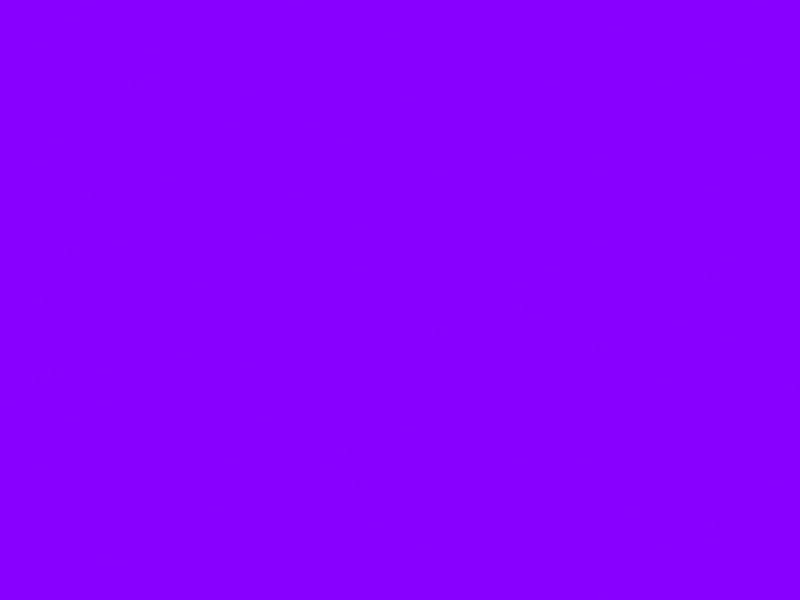
Frame 1 (no input)
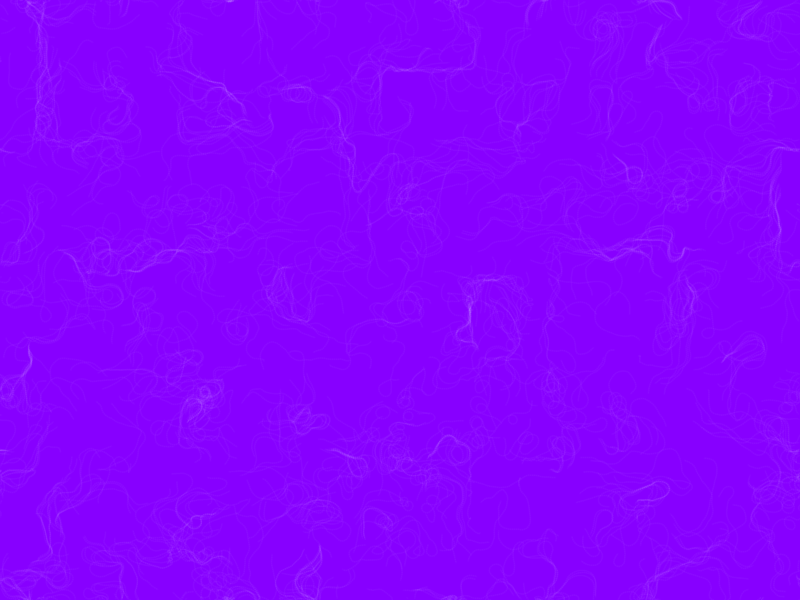
Frame 60 (no input)
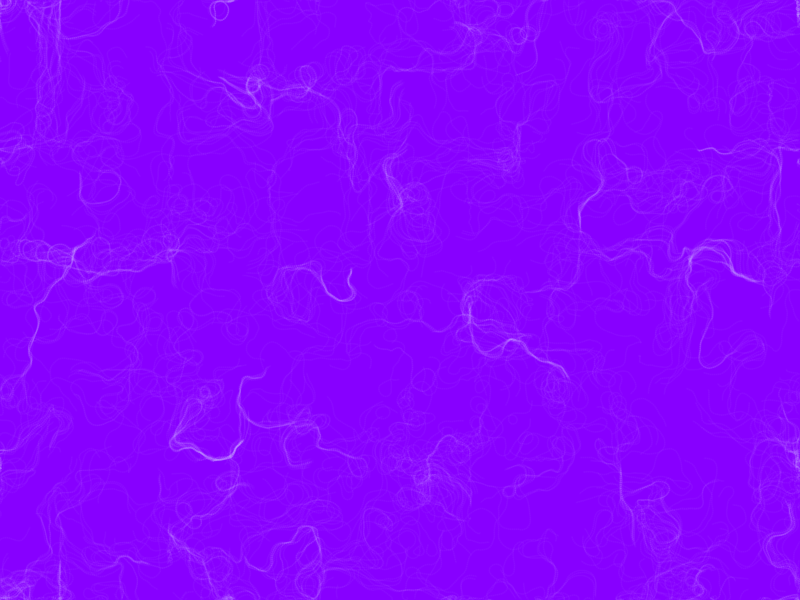
Frame 120 (the mouse pressed at the canvas centre since frame 60)

The p5.js sketch that drew these frames (run headless with seeded random() and noise() and a simulated clock; from frame 60 on, the mouse is pressed at the canvas centre):

// p5.js sketch
// ── sketch.js
var inc = 0.1; //value for increment
var zoff = 0;
//VALUE FOR Z OFFSET VISUALLY FOR 3RD dimension, theoretically for time
var cols, rows;
var scl = 10;
//rows, cols and scaling per each vector position

var particles = [];
//array to store particles that move
var flowField;
//array to store the vectors and their field 

var fr;
//framerate

function setup() {
  createCanvas(800, 600);

  cols = floor(width / scl);
  rows = floor(height / scl);
  //scaling the entire width and height to get rows and columns

  fr = createP('');

  flowField = new Array(cols * rows);
  //creating an array to store vectors

  for(var i = 0; i < 1000; ++i) {
    particles[i] = new Particle();
  }
  background(135, 0, 255);
}

function draw() {
  // randomSeed(10);
  var yoff = 0;
  //y offset

  for(var y = 0; y < rows; ++y) {
    var xoff = 0;
    //x offset 
    for(var x = 0; x < cols; ++x) {
      var index = x + y * cols;
      //index of that particular vector start inorder to map it with particles
      var angle = noise(xoff, yoff, zoff) * TWO_PI * 4;
      //a random angle in which vectors rotate
      var v = p5.Vector.fromAngle(angle);
      //creating a vector from that angle
      v.setMag(1);
      //setting the magnitude of that vector
      flowField[index] = v;
      //updating the vector at that index position
      xoff += inc;
      //incrementing the x offset
      // stroke(0, 50);
      // strokeWeight(1);
      // push();
      // translate(x * scl, y * scl);
      // rotate(v.heading());
      // line(0, 0, scl, 0);
      // pop();
      ////drawing the actual vectors by translating to that position and using the line function to draw a line representation
      // fill(r);
      // rect(x * scl, y * scl, scl, scl);
    }
    yoff += inc;
    zoff += 0.0003;
    //zoffset incrementation, interpretation of time
  }

  fr.html(floor(frameRate()));

  for(var i = 0; i < particles.length; ++i) {
    particles[i].follow(flowField);
    //making that particle follow the path of vectors 
    particles[i].update();
    //updating their acceleration
    particles[i].edges();
    //managing the corner cases where the particle leaves the canvas 
    particles[i].show();
    //displaying the particle 
  }


}

// ── particle.js
function Particle() {
    this.vel = createVector(0, 0);
    //velocity of the particle starting from 0
    this.acc = createVector(0, 0);
    //acceleration of the particle starting from 0
    this.pos = createVector(random(width), random(height));
    //position of the particle which is random within the canvas
    this.maxSpeed = 2;
    //maximum speed of the particle

    this.prevPos = this.pos.copy();
    //previous copy of the particle inorder to maintain the correct curve

    this.update = function() {
        this.vel.add(this.acc);
        //accelaration given is added to the velocity: the force applied will also be added (refer follow())
        this.vel.limit(this.maxSpeed);
        //limiting the velocity to the maxSpeed given
        this.pos.add(this.vel);
        //adding the velocity to the position of the particle to move it
        this.acc.mult(0);
        //resetting the acceleration to 0 again
    }

    this.applyForce = function(force) {
        this.acc.add(force);
        //adding the force of vector basically magnitude to the accelaration of that particle
    }

    this.follow = function(vectors) {
        var x = floor(this.pos.x / scl);
        var y = floor(this.pos.y / scl);
        //getting the values of the position of the particle when mapped to the flowfield array contianing vectors
        index = x + y * cols;
        //same index as flowfield reference
        var force = vectors[index];
        //force that is vector instance itself
        this.applyForce(force);
        //applying the force to the particle: here force is nothing but the magnitude considering the vector
    }

    this.show = function() {
        // var color = [];
        // if(num == 1) {
        //     color[0] = 148;
        //     color[1] = 0;
        //     color[2] = 211;
        // }     
        // else if(num == 2) {
        //     color[0] = 75;
        //     color[1] = 0;
        //     color[2] = 130;
        // }     
        // else if(num == 3) {
        //     color[0] = 0;
        //     color[1] = 0;
        //     color[2] = 255;
        // }     
        // else if(num == 4) {
        //     color[0] = 0;
        //     color[1] = 255;
        //     color[2] = 0;
        // }     
        // else if(num == 5) {
        //     color[0] = 255;
        //     color[1] = 255;
        //     color[2] = 0;
        // }     
        // else if(num == 6) {
        //     color[0] = 255;
        //     color[1] = 127;
        //     color[2] = 0;
        // }     
        // else if(num == 7) {
        //     color[0] = 255;
        //     color[1] = 0;
        //     color[2] = 0;
        // }     
        stroke(255, 5);
        strokeWeight(2);
        line(this.pos.x, this.pos.y, this.prevPos.x, this.prevPos.y);
        // point(this.pos.x, this.pos.y);
        this.updatePrev();
        //updating the previous as current after the particle is diplayed at that particular instance
    }

    this.updatePrev = function() {
        this.prevPos.x = this.pos.x;
        this.prevPos.y = this.pos.y;
    }

    this.edges = function() {
        if(this.pos.x > width){
            this.pos.x = 0;
            this.updatePrev();
        }
        if(this.pos.x < 0) {
            this.pos.x = width;
            this.updatePrev();
        }
        if(this.pos.y > height){
            this.pos.y = 0;
            this.updatePrev();
        }  
        if(this.pos.y < 0){    
            this.pos.y = height;
            this.updatePrev();
        }
    }
}
